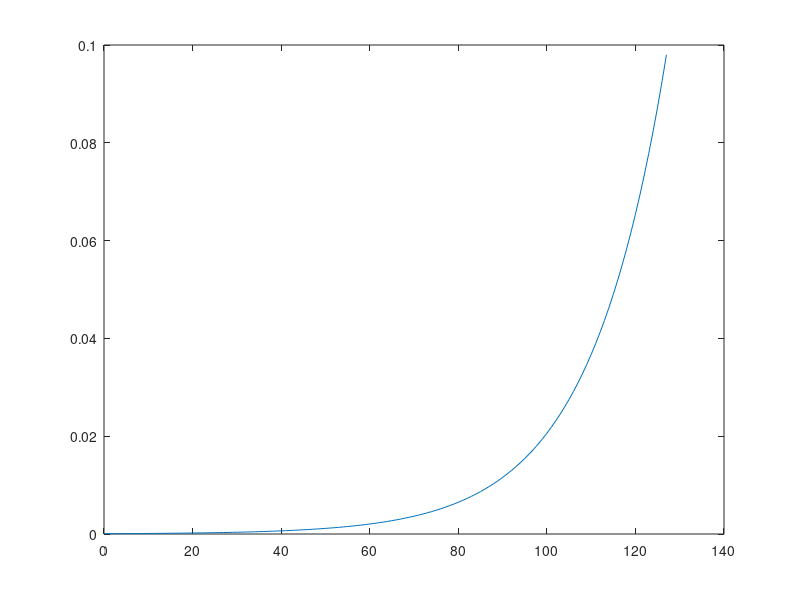
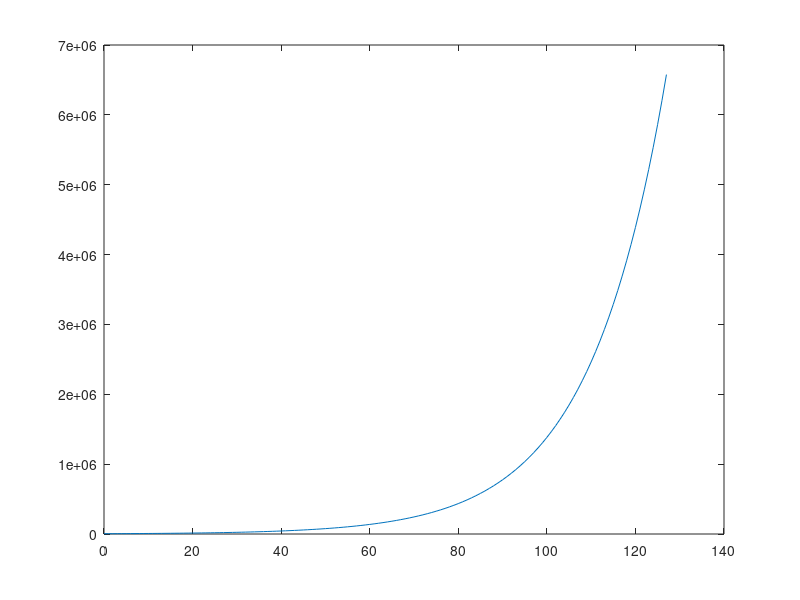
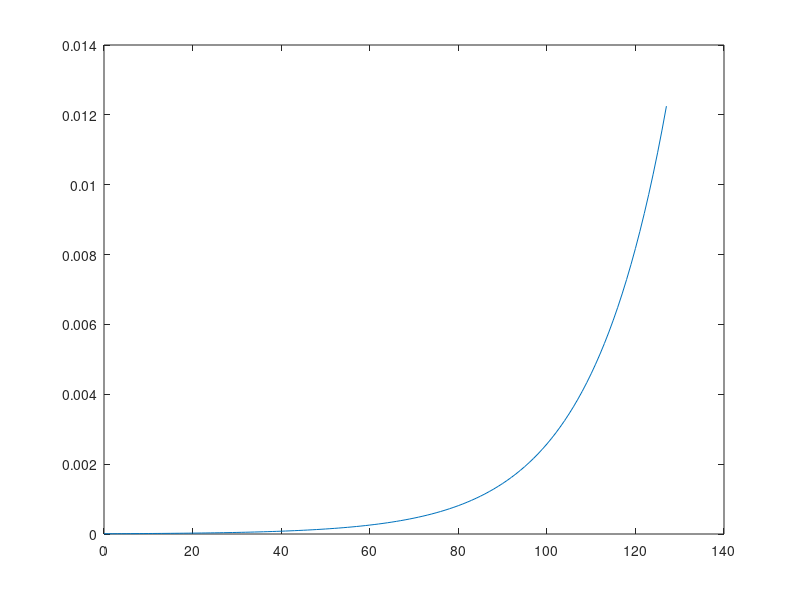

The MATLAB script that drew these images, in order: (Note: this script raises an error after producing the figures.)
%% Generate a Key to Freq LUT mif file.

%Set Reference Frequency
Fref_c = 128000;
freq_counter_width_c = 29;


%% Generate all values.

% Define LUT size, there are 128 different midi keys defined:
lutsize = 128;

% address range for LUT
lutin = 0:lutsize-1;

% see http://subsynth.sourceforge.net/midinote2freq.html
fvec = ones(1,lutsize);
fvec(1) = 13.75*2^(-9/12); % 13.75 Hz is the base frequency, it matches A-1 and has the midi key 9, midi key 0 has C-1

% calculate frequencies in Hertz for every midi key
for i = 2:lutsize
    fvec(i) = fvec(1)*realpow(2,(i-1)/12);
end

lutout = round(2^(freq_counter_width_c-3) * fvec/Fref_c);
                                  % 1/8th of the wavetable is the sustain vector.
                                  % the wavetableaddress-counter is XX bits
                                  % wide and therefore if we want to play a
                                  % frequency of Fref we need to add 2^(xx-3)
                                  % each step to the phase counter.

% double check what we have done
figure(1)
plot(lutin,fvec./Fref_c)
figure(2)
plot(lutin, lutout)
figure(3)
plot(lutin, lutout/2^freq_counter_width_c)


%% Generate MIF file

datafile = fopen('KeyToFreqMidi.mif','w');

fprintf(datafile, 'DEPTH = %d;\n',lutsize);
fprintf(datafile, 'WIDTH = %d;\n',freq_counter_width_c);
fprintf(datafile, 'ADDRESS_RADIX = HEX;\n');
fprintf(datafile, 'DATA_RADIX = BIN;\n');
fprintf(datafile, 'CONTENT\n');
fprintf(datafile, 'BEGIN\n');

%output to file
for i = 1:lutsize
    t = fi(lutout(i), 0, freq_counter_width_c, 0);
    fprintf(datafile, '%s : %s ;\n', dec2hex(lutin(i)), t.bin);
end

fprintf(datafile, 'END;\n');
fclose(datafile);

%% Generate MATLAB simulation output
% 
% KeyTable128 = @(x) lutout(x+1);
% save('KeyLUT.mat','KeyTable128');

%% Generate TestVectors

% datafile = fopen('FreqTestVectors.vhd','w');
% 
% %output to file
% for i = 1:lutsize
%     fprintf(datafile,'NewFreqDataxTI <= "%s";\n', dec2bin(lutout(i),23));
%     fprintf(datafile,'NewNoteIntxTI <= ''1'';\n');
%     fprintf(datafile,'wait for note_period/2;\n');
%     fprintf(datafile,'NewNoteIntxTI <= ''0'';\n');
%     fprintf(datafile,'wait for note_period/2;\n');
% end
% fclose(datafile);
